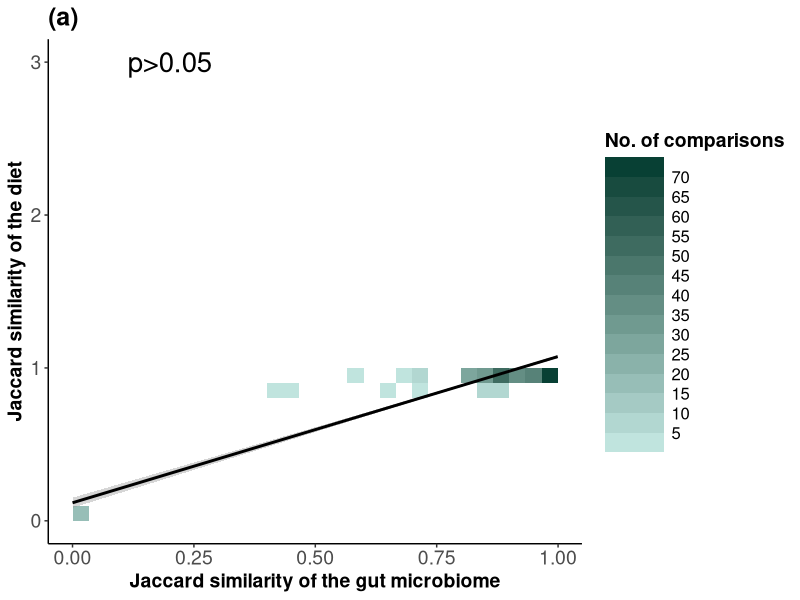
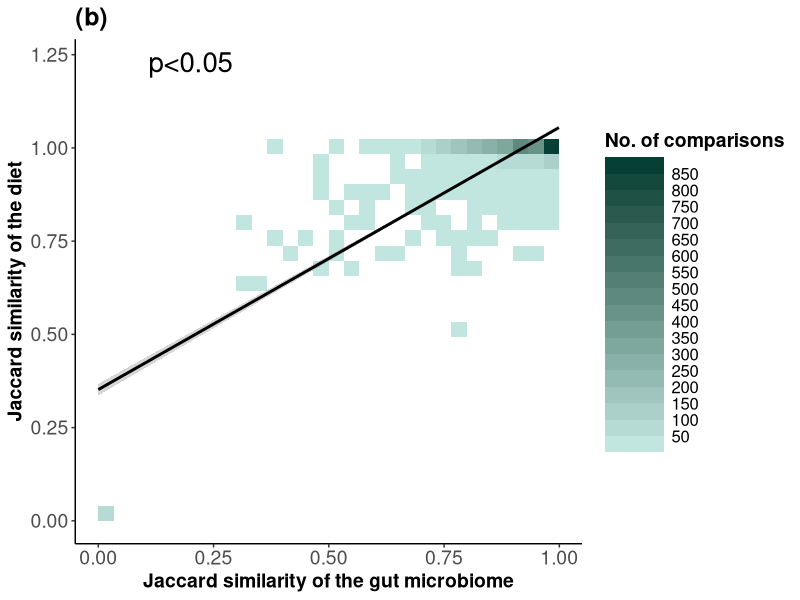
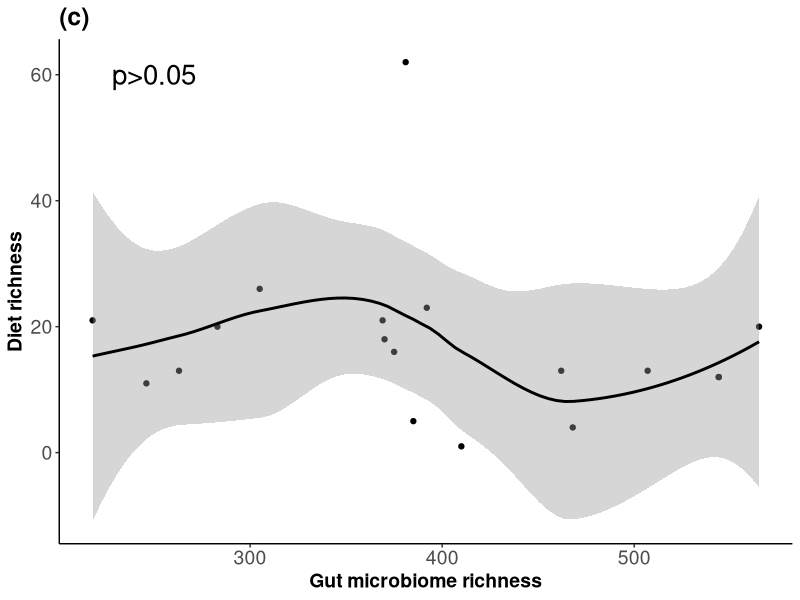
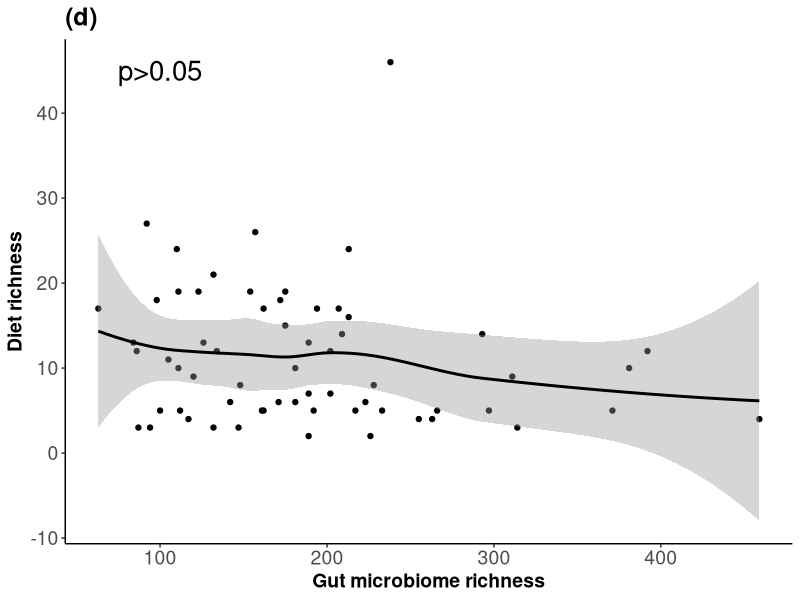
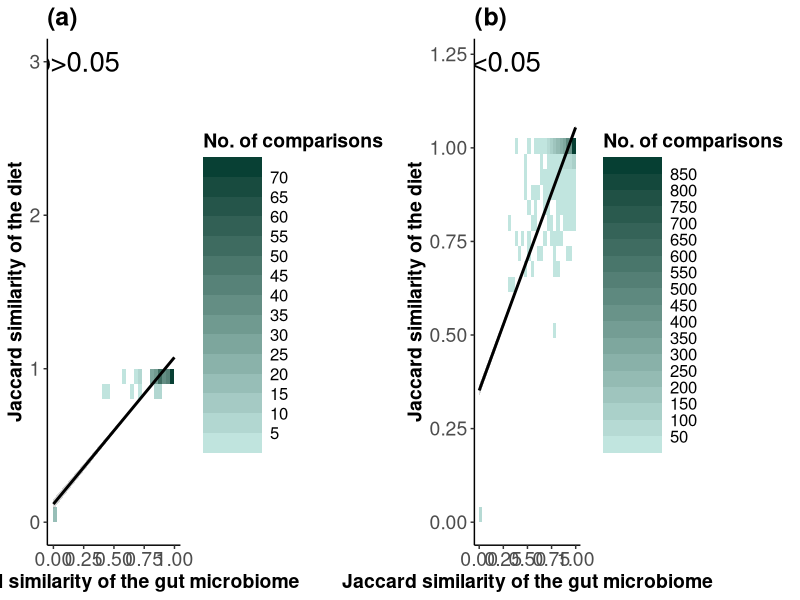
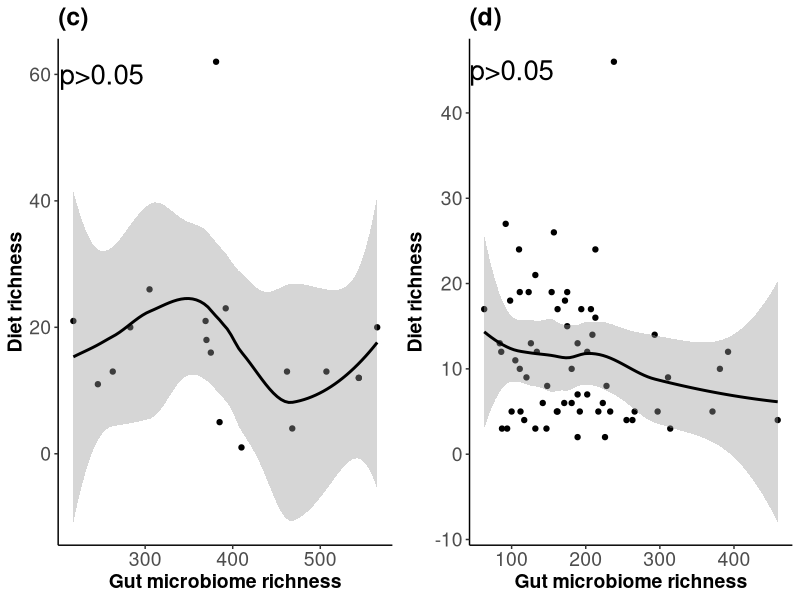
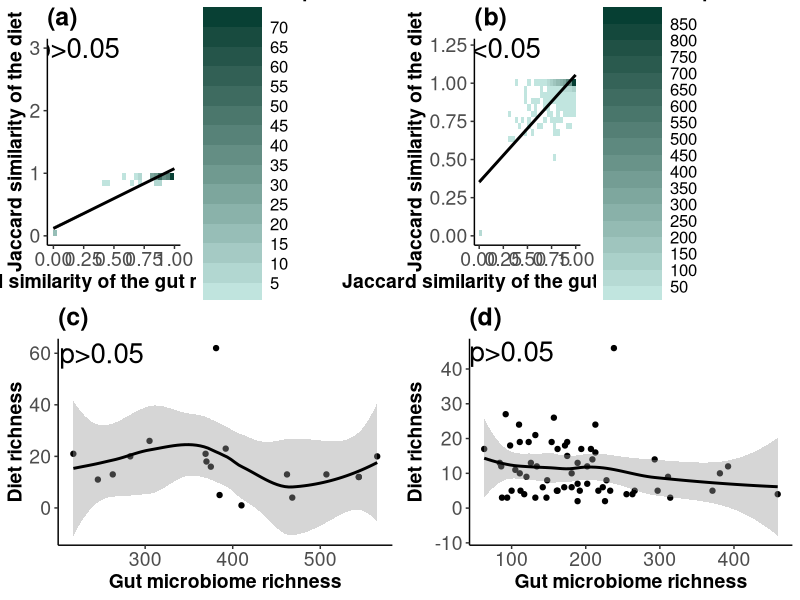

The R script that drew these images, in order:
#With vegan
# Bring in the ASV table
civetta_mb <- read.csv("ASV_civetta.csv", row.names=1, sep=";")

#Bring in diet table
civetta_diet <- read.csv("civetta_otu.csv", row.names=1, sep=";")

library(vegan)

# Make distances (I think Jaccard would be better since diets stuff only have precens absence data)
#first distances for microbiomes
mbc_dist <- vegdist(civetta_mb, method="jaccard")

#distance for diets
dc_dist <-vegdist(civetta_diet, method="jaccard")

shapiro <- shapiro.test(mbc_dist)
shapiro$p.value
shapiro <- shapiro.test(dc_dist)
shapiro$p.value

#normal mantel test
Man<- mantel(mbc_dist, dc_dist, method="pearson", permutations=10000, strata = NULL,na.rm = FALSE)
Man

#We need a data.frame/matrix format
library(reshape2)
df_mbc <- melt(as.matrix(mbc_dist),varnames = c("row", "col"))
df_mbc <- as.data.frame(df_mbc)
df_dc <- melt(as.matrix(dc_dist),varnames = c("row", "col"))
df_dc <- as.data.frame(df_dc)

#Change column name for the distance value
library(dplyr)
df_mbc %>% rename(value_mb = value) -> df_mbc
df_dc %>% rename(value_d = value) -> df_dc
#Join the two dataframes
df_mbc %>% inner_join(df_dc) -> dfc

library(ggplot2)
head(dfc)
civetta_plot <- ggplot(dfc, aes(x=value_mb, y=value_d)) +
  geom_bin2d() +
  scale_fill_steps(n.breaks = 15, low = "#c7eae5",high = "#003b2f", name = "No. of comparisons")+
  xlab("Jaccard similarity of the gut microbiome") +
  ylab("Jaccard similarity of the diet")+
  geom_smooth(method = "lm", colour = "black")+
  theme_classic()+
  ggtitle("(a)")+
  theme(axis.title = element_text(face="bold"))+
  theme(title = element_text(face="bold", size=14))+
  theme(legend.key.size = unit(1, 'cm'))+
  theme(axis.text = element_text(size = 14))+
  theme(plot.title = element_text(size = 18))+
  theme(legend.text = element_text(size = 12))+
  theme(legend.key.size = unit(1.5, 'cm'))+
  annotate(geom="text", x=0.2, y=3, label = "p>0.05", size=7)
civetta_plot

#Repeat for genetta spp. 
genetta_mb <- read.csv("ASV_genetta.csv", row.names=1, sep=";")

genetta_diet <- read.csv("genetta_otu.csv", row.names=1, sep=";")

mbg_dist <- vegdist(genetta_mb, method="jaccard")
dg_dist <-vegdist(genetta_diet, method="jaccard")

shapiro <- shapiro.test(mbg_dist)
shapiro$p.value
shapiro <- shapiro.test(dg_dist)
shapiro$p.value

Man<- mantel(mbg_dist, dg_dist, method="pearson", permutations=10000, strata = NULL,na.rm = FALSE)
Man

df_mbg <- melt(as.matrix(mbg_dist),varnames = c("row", "col"))
df_mbg <- as.data.frame(df_mbg)
df_dg <- melt(as.matrix(dg_dist),varnames = c("row", "col"))
df_dg <- as.data.frame(df_dg)

df_mbg %>% rename(value_mb = value) -> df_mbg
df_dg %>% rename(value_d = value) -> df_dg

df_mbg %>% inner_join(df_dg) -> dfg

head(dfg)
genetta_plot <- ggplot(dfg, aes(x=value_mb, y=value_d)) +
  geom_bin2d() +
  scale_fill_steps(n.breaks = 15, low = "#c7eae5",high = "#003b2f", name = "No. of comparisons")+
  xlab("Jaccard similarity of the gut microbiome") +
  ylab("Jaccard similarity of the diet")+
  geom_smooth(method = "lm", colour = "black")+
  theme_classic()+
  ggtitle("(b)")+
  theme(axis.title = element_text(face="bold", size = 14))+
  theme(title = element_text(face="bold", size = 14))+
  theme(legend.key.size = unit(1, 'cm'))+
  theme(axis.text = element_text(size = 14))+
  theme(plot.title = element_text(size = 18))+
  theme(legend.text = element_text(size = 12))+
  theme(legend.key.size = unit(1.5, 'cm'))+
  annotate(geom="text", x=0.2, y=1.23, label = "p<0.05", size=7)
genetta_plot


##Correlation
alpha_gutMB_civ <- specnumber(civetta_mb)
alpha_diet_civ <- specnumber(civetta_diet) 

alpha_gutMB_gen <- specnumber(genetta_mb)
alpha_diet_gen <- specnumber(genetta_diet) 

civ_test <- cor.test(alpha_gutMB_civ, alpha_diet_civ, method="spearman", exact=FALSE)
civ_test

gen_test <- cor.test(alpha_gutMB_gen, alpha_diet_gen, method="spearman", exact=FALSE)
gen_test

civetta_df <- data.frame(alpha_gutMB_civ, alpha_diet_civ)
genetta_df <- data.frame(alpha_gutMB_gen, alpha_diet_gen)

civ_plot <- ggplot(civetta_df, aes(x=alpha_gutMB_civ, y=alpha_diet_civ))+
  geom_point()+
  geom_smooth(method = "auto", colour = "black")+
  xlab("Gut microbiome richness")+
  ylab("Diet richness")+
  theme_classic()+
  ggtitle("(c)")+
  theme(axis.title = element_text(face="bold", size = 14))+
  theme(title = element_text(face="bold", size = 14))+
  theme(legend.key.size = unit(1, 'cm'))+
  theme(axis.text = element_text(size = 14))+
  theme(plot.title = element_text(size = 18))+
  theme(legend.text = element_text(size = 12))+
  annotate(geom="text", x=250, y=60, label = "p>0.05", size=7)
civ_plot 

gen_plot <- ggplot(genetta_df, aes(x=alpha_gutMB_gen, y=alpha_diet_gen))+
  geom_point()+
  geom_smooth(method = "auto", colour = "black")+
  xlab("Gut microbiome richness")+
  ylab("Diet richness")+
  theme_classic()+
  ggtitle("(d)")+
  theme(axis.title = element_text(face="bold", size = 14))+
  theme(title = element_text(face="bold", size = 14))+
  theme(legend.key.size = unit(1, 'cm'))+
  theme(axis.text = element_text(size = 14))+
  theme(plot.title = element_text(size = 18))+
  theme(legend.text = element_text(size = 12))+
  annotate(geom="text", x=100, y=45, label = "p>0.05", size=7)
gen_plot 

##combine plots
library(ggpubr)


man_plot <- ggarrange(civetta_plot, genetta_plot, ncol = 2, nrow = 1)
man_plot

cor_plot <- ggarrange(civ_plot, gen_plot, ncol = 2, nrow = 1)
cor_plot

plot <- ggarrange(man_plot, cor_plot, ncol = 1, nrow = 2)
plot

